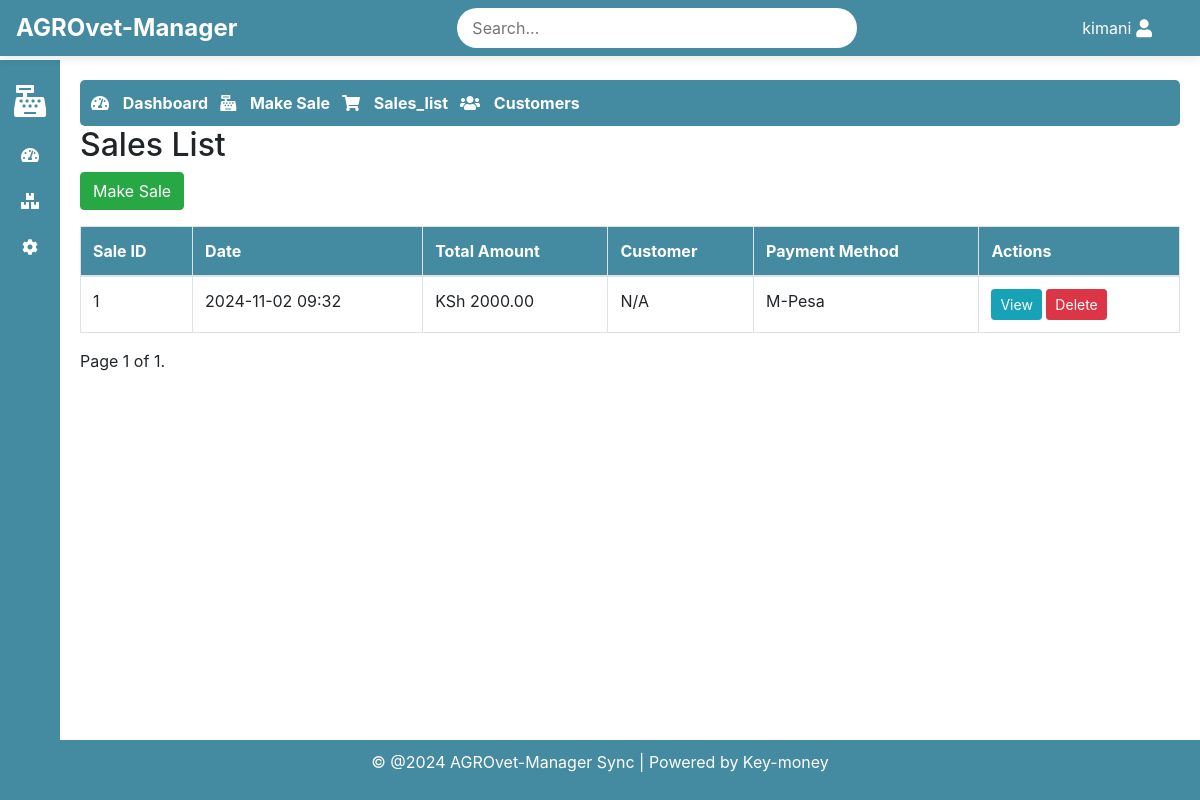
/sales/list/ (signed in), run on an earlier commit of the app's database.
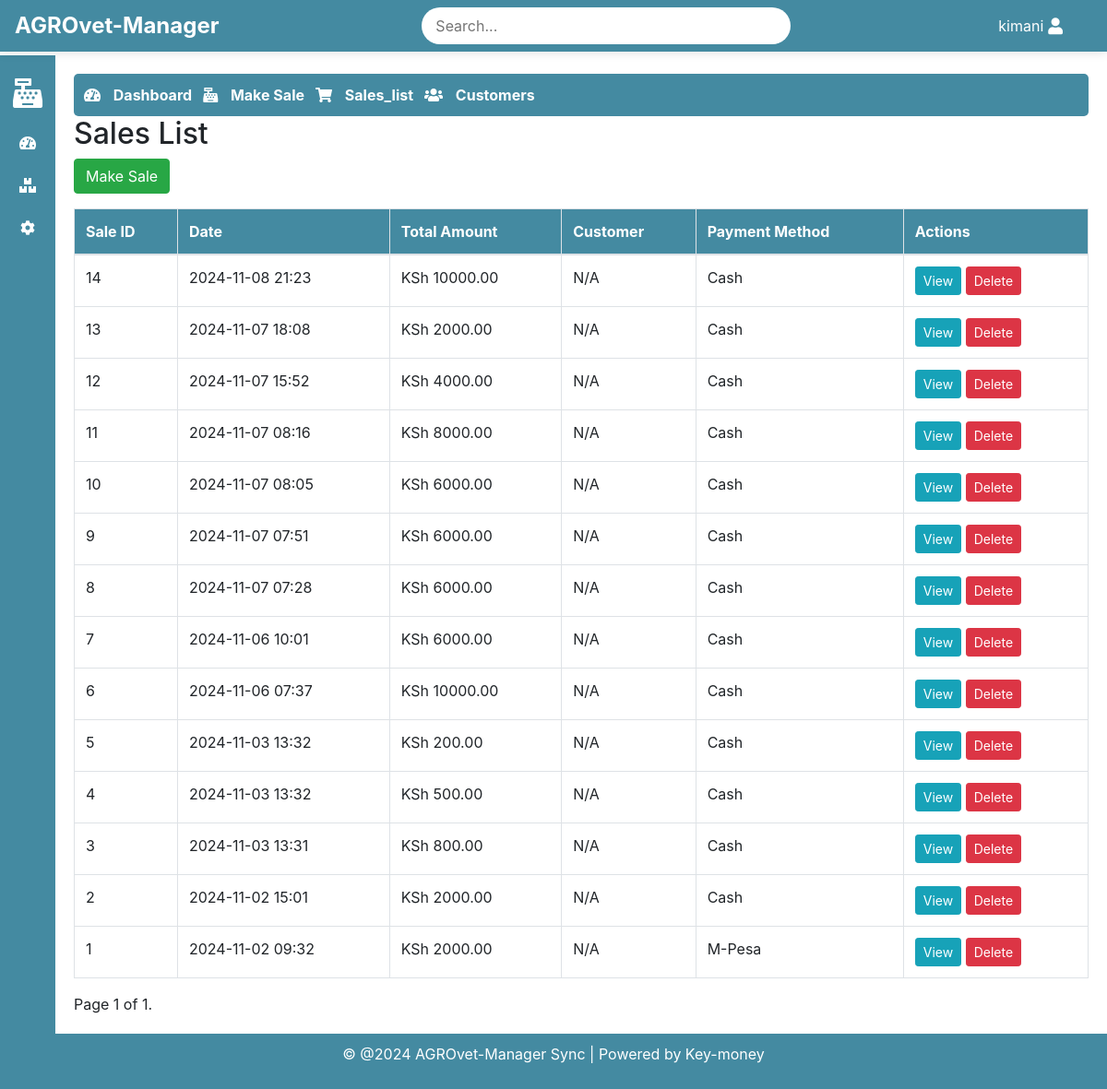
And on a later commit of the database.
### sales/models.py (models this page shows, shortened)
class Sale(models.Model):
    PAYMENT_METHOD_CHOICES = [
        ('cash', 'Cash'),
        ('mpesa', 'M-Pesa'),
        ('credit', 'Credit'),
    ]
    customer = models.ForeignKey(Customer, null=True, blank=True, on_delete=models.SET_NULL)
    total_amount = models.DecimalField(max_digits=10, decimal_places=2)
    payment_method = models.CharField(max_length=10, choices=PAYMENT_METHOD_CHOICES)
    cash_given = models.DecimalField(max_digits=10, decimal_places=2, blank=True, null=True)
    change_due = models.DecimalField(max_digits=10, decimal_places=2, blank=True, null=True)
    credit_amount = models.DecimalField(max_digits=10, decimal_places=2, blank=True, null=True)
    sale_date = models.DateTimeField(default=now)
    mpesa_reference = models.CharField(max_length=255, blank=True, null=True)
    is_complete = models.BooleanField(default=False)
    user = models.ForeignKey(settings.AUTH_USER_MODEL, on_delete=models.CASCADE)

### sales/views.py (the view)
# urls.py: path('list/', sales_list, name='sales_list'),
@login_required(login_url='/authlogin/login')
def sales_list(request):
    sales = Sale.objects.all().order_by('-sale_date')
    paginator = Paginator(sales, 25)  # Show 25 sales per page
    page_number = request.GET.get('page')
    page_obj = paginator.get_page(page_number)
    context = {
        'sales': page_obj,
    }
    return render(request, 'sales/sales_list.html', context)

### sales/templates/sales/sales_list.html (shortened to what this page needs)
{% extends 'base.html' %}
{% block content %}
    {% include 'sales/sales_navbar.html' %}
    <h2>Sales List</h2>
    <a href="{% url 'make_sale' %}" class="btn btn-success mb-3">Make Sale</a>
    <table class="table table-bordered table-hover">
        <thead class="bg-success text-white">
            <tr>
                <th>Sale ID</th>
                <th>Date</th>
                <th>Total Amount</th>
                <th>Customer</th>
                <th>Payment Method</th>
                <th>Actions</th>
            </tr>
        </thead>
        <tbody>
            {% for sale in sales %}
            <tr>
                <td>{{ sale.id }}</td>
                <td>{{ sale.sale_date|date:"Y-m-d H:i" }}</td>
                <td>KSh {{ sale.total_amount }}</td>
                <td>
                    {% if sale.customer %}
                        {{ sale.customer.first_name }} {{ sale.customer.last_name }}
                    {% else %}
                        N/A
                    {% endif %}
                </td>
                <td>{{ sale.get_payment_method_display }}</td>
                <td>
                    <a href="{% url 'sale_detail' sale.id %}" class="btn btn-info btn-sm">View</a>
                    <button class="btn btn-danger btn-sm" data-toggle="modal" data-target="#deleteSaleModal{{ sale.id }}">Delete</button>
                </td>
            </tr>
            {% endfor %}
        </tbody>
    </table>
    <div class="pagination">
        <span class="step-links">
            <span class="current">
                Page {{ sales.number }} of {{ sales.paginator.num_pages }}.
            </span>
        </span>
    </div>
{% endblock %}

What changed in the data, as far as the page shows it:
added Sale: id "14", sale_date "2024-11-08 21:23", total_amount "10000.00", shows "N/A", payment_method "Cash"
added Sale: id "13", sale_date "2024-11-07 18:08", total_amount "2000.00", shows "N/A", payment_method "Cash"
added Sale: id "12", sale_date "2024-11-07 15:52", total_amount "4000.00", shows "N/A", payment_method "Cash"
added Sale: id "11", sale_date "2024-11-07 08:16", total_amount "8000.00", shows "N/A", payment_method "Cash"
added Sale: id "10", sale_date "2024-11-07 08:05", total_amount "6000.00", shows "N/A", payment_method "Cash"
added Sale: id "9", sale_date "2024-11-07 07:51", total_amount "6000.00", shows "N/A", payment_method "Cash"
added Sale: id "8", sale_date "2024-11-07 07:28", total_amount "6000.00", shows "N/A", payment_method "Cash"
added Sale: id "7", sale_date "2024-11-06 10:01", total_amount "6000.00", shows "N/A", payment_method "Cash"
added Sale: id "6", sale_date "2024-11-06 07:37", total_amount "10000.00", shows "N/A", payment_method "Cash"
added Sale: id "5", sale_date "2024-11-03 13:32", total_amount "200.00", shows "N/A", payment_method "Cash"
added Sale: id "4", sale_date "2024-11-03 13:32", total_amount "500.00", shows "N/A", payment_method "Cash"
added Sale: id "3", sale_date "2024-11-03 13:31", total_amount "800.00", shows "N/A", payment_method "Cash"
added Sale: id "2", sale_date "2024-11-02 15:01", total_amount "2000.00", shows "N/A", payment_method "Cash"
